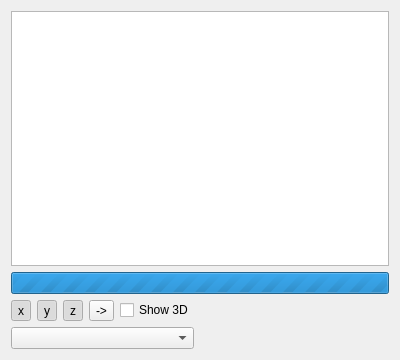
<?xml version="1.0" encoding="UTF-8"?>
<ui version="4.0">
 <class>Form</class>
 <widget class="QWidget" name="Form">
  <property name="geometry">
   <rect>
    <x>0</x>
    <y>0</y>
    <width>400</width>
    <height>360</height>
   </rect>
  </property>
  <property name="windowTitle">
   <string>Form</string>
  </property>
  <layout class="QGridLayout" name="gridLayout">
   <item row="1" column="0" colspan="6">
    <widget class="QProgressBar" name="progress">
     <property name="enabled">
      <bool>true</bool>
     </property>
     <property name="maximum">
      <number>0</number>
     </property>
     <property name="value">
      <number>-1</number>
     </property>
     <property name="textVisible">
      <bool>false</bool>
     </property>
    </widget>
   </item>
   <item row="2" column="4">
    <widget class="QCheckBox" name="show_3D_view">
     <property name="text">
      <string>Show 3D</string>
     </property>
    </widget>
   </item>
   <item row="2" column="5">
    <spacer name="button_spacer">
     <property name="orientation">
      <enum>Qt::Horizontal</enum>
     </property>
     <property name="sizeHint" stdset="0">
      <size>
       <width>40</width>
       <height>20</height>
      </size>
     </property>
    </spacer>
   </item>
   <item row="2" column="1">
    <widget class="QToolButton" name="toggle_slice_y">
     <property name="toolTip">
      <string>Show y slicing plane</string>
     </property>
     <property name="text">
      <string>y</string>
     </property>
     <property name="icon">
      <iconset>
       <normaloff>:/icons/icons/y-axis.png</normaloff>:/icons/icons/y-axis.png</iconset>
     </property>
     <property name="checkable">
      <bool>true</bool>
     </property>
     <property name="checked">
      <bool>true</bool>
     </property>
    </widget>
   </item>
   <item row="2" column="3">
    <widget class="QToolButton" name="dock">
     <property name="toolTip">
      <string>Dock/undock this view</string>
     </property>
     <property name="text">
      <string>-&gt;</string>
     </property>
     <property name="icon">
      <iconset>
       <normaloff>:/icons/icons/arrow_up.png</normaloff>
       <activeoff>:/icons/icons/arrow_down.png</activeoff>
       <activeon>:/icons/icons/arrow_down.png</activeon>
       <selectedoff>:/icons/icons/arrow_down.png</selectedoff>
       <selectedon>:/icons/icons/arrow_down.png</selectedon>:/icons/icons/arrow_up.png</iconset>
     </property>
     <property name="checkable">
      <bool>true</bool>
     </property>
    </widget>
   </item>
   <item row="0" column="0" colspan="6">
    <widget class="GLView" name="view"/>
   </item>
   <item row="2" column="0">
    <widget class="QToolButton" name="toggle_slice_x">
     <property name="toolTip">
      <string>Show x slicing plane</string>
     </property>
     <property name="text">
      <string>x</string>
     </property>
     <property name="icon">
      <iconset>
       <normaloff>:/icons/icons/x-axis.png</normaloff>:/icons/icons/x-axis.png</iconset>
     </property>
     <property name="checkable">
      <bool>true</bool>
     </property>
     <property name="checked">
      <bool>true</bool>
     </property>
    </widget>
   </item>
   <item row="2" column="2">
    <widget class="QToolButton" name="toggle_slice_z">
     <property name="toolTip">
      <string>Show z slicing plane</string>
     </property>
     <property name="text">
      <string>z</string>
     </property>
     <property name="icon">
      <iconset>
       <normaloff>:/icons/icons/z-axis.png</normaloff>:/icons/icons/z-axis.png</iconset>
     </property>
     <property name="checkable">
      <bool>true</bool>
     </property>
     <property name="checked">
      <bool>true</bool>
     </property>
    </widget>
   </item>
   <item row="3" column="0" colspan="5">
    <widget class="QComboBox" name="combo_shader"/>
   </item>
  </layout>
 </widget>
 <customwidgets>
  <customwidget>
   <class>GLView</class>
   <extends>QGraphicsView</extends>
   <header location="global">volumina.view3d.glview</header>
  </customwidget>
 </customwidgets>
 <resources/>
 <connections/>
</ui>
